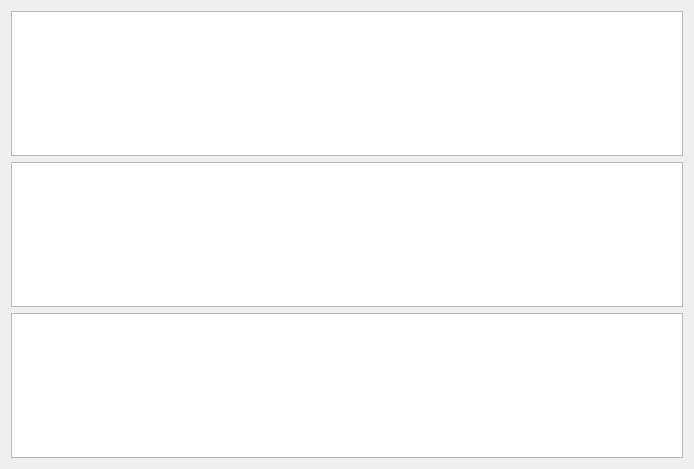
<?xml version="1.0" encoding="UTF-8"?>
<ui version="4.0">
 <class>Form</class>
 <widget class="QWidget" name="Form">
  <property name="geometry">
   <rect>
    <x>0</x>
    <y>0</y>
    <width>694</width>
    <height>469</height>
   </rect>
  </property>
  <property name="windowTitle">
   <string>Form</string>
  </property>
  <layout class="QVBoxLayout" name="verticalLayout">
   <item>
    <widget class="PlotWidget" name="signal_1_plot"/>
   </item>
   <item>
    <widget class="PlotWidget" name="signal_2_plot"/>
   </item>
   <item>
    <widget class="PlotWidget" name="cross_correlatoion_plot"/>
   </item>
  </layout>
 </widget>
 <customwidgets>
  <customwidget>
   <class>PlotWidget</class>
   <extends>QGraphicsView</extends>
   <header>pyqtgraph</header>
  </customwidget>
 </customwidgets>
 <resources/>
 <connections/>
</ui>
